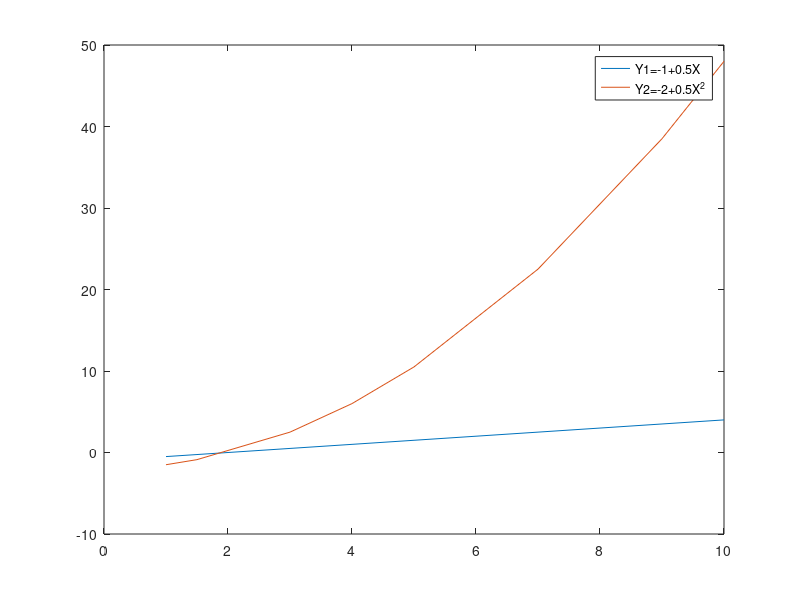

Write MATLAB code to recreate this figure.
% Econ512 homework 1 Pin Sun

% Problem 1

X=[1 1.5 3 4 5 7 9 10];
Y1=-1+0.5*X;
Y2=-2+0.5*X.^2;
plot(X,Y1,X,Y2);
legend('Y1=-1+0.5X','Y2=-2+0.5X^2')

% Problem 2

X=linspace(-10,20,200)';
sum(X)

% Problem 3
A=[2 4 6; 1 7 5; 3 12 4];
b=[-2;3;10];
C=A'*b
AA=A'*A;
D=AA\b
Ab=A'*b;
E=sum(Ab)
F=A;
F(:,3)=[];
F(2,:)=[];
F
% Gauss-Seidel method ( cannot use it because here it is not a contraction mapping)
%Q=tril(A);
%x=[1;1;1]; % initial guessing
%maxit=100;
%tol=1e-5;
%for it = 1:maxit
  %  dx = Q\(b - A*x);
   % x = x + dx;
   % if norm(dx) < tol 
   %     fprintf('Converged: x(1) = %.4f, iter = %d\n', x(1), it);
   %     break
    %end
   % if mod(it, 1)==0
   %     fprintf('it: %d \t norm(dx) = %.4f\n', it, norm(dx)); 
   % end
%end
%norm(eye(4)-Q\A)
x=A\b

% Problem 4
B=blkdiag(diag(diag(A)),diag(diag(A)),diag(diag(A)), ...
diag(diag(A)),diag(diag(A)))

% Problem 5
%rng(100);
A=normrnd(10,5,[5,3]);
[n,m]=size(A);
for i=1:n
  for j=1:m
    if A(i,j)<10 
      A(i,j)=0;
      else
      A(i,j)=1;
      end
      end
end
A 
% Problem 6

data0=csvread('datahw1.csv');
[numr,numc]=size(data0);
%num1=numr/4; 
%for i=1:num1
  %d1=(i-1)*4+1;
  %d2=i*4;
  %if data0(d1,2)~=89 || data0(d2,2)~=93
   % fprintf('The panel data is not balanced')
   % break
   % end
%end
data1=ones(numr,4);
data2=zeros(numr,1);
for i=1:numr
  data1(i,2)=data0(i,3);
  data1(i,3)=data0(i,4);
  data1(i,4)=data0(i,6);
  data2(i,1)=data0(i,5);
end
XX=data1'*data1;
%Q=tril(XX);
betahat=XX\data1'*data2 
err2hat=sum((data2-data1*betahat)'*(data2-data1*betahat))/(numr-4)
varbetahat=XX\(err2hat*eye(4))

%b=eye(4);
%mL = eye(size(XX));
%mU = XX;
%nEq = length(b);
%for c = 1:nEq-1
 %   for r = c+1:nEq
 %       mL(r,c) =  mU(r,c)/mU(c,c);
 %       mU(r,:) =  mU(r,:) - mU(c,:)*mL(r,c);
        %[mU; mL]; %Output Suprressed
 %   end
%end
%y = mL\b;
%mx = mU\y





















 

